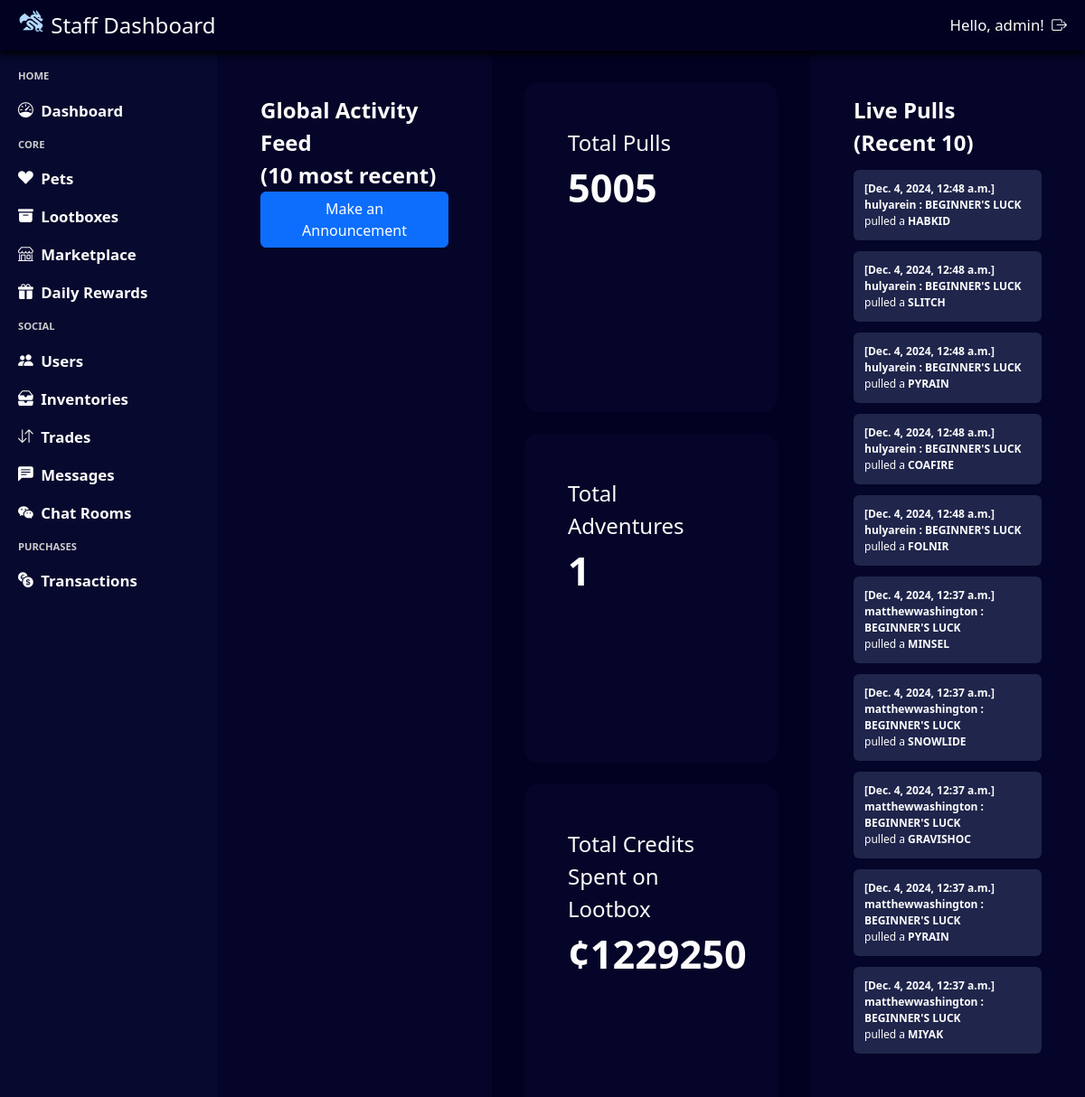
The page /staff/dashboard/ (signed in) on the database as committed earlier.
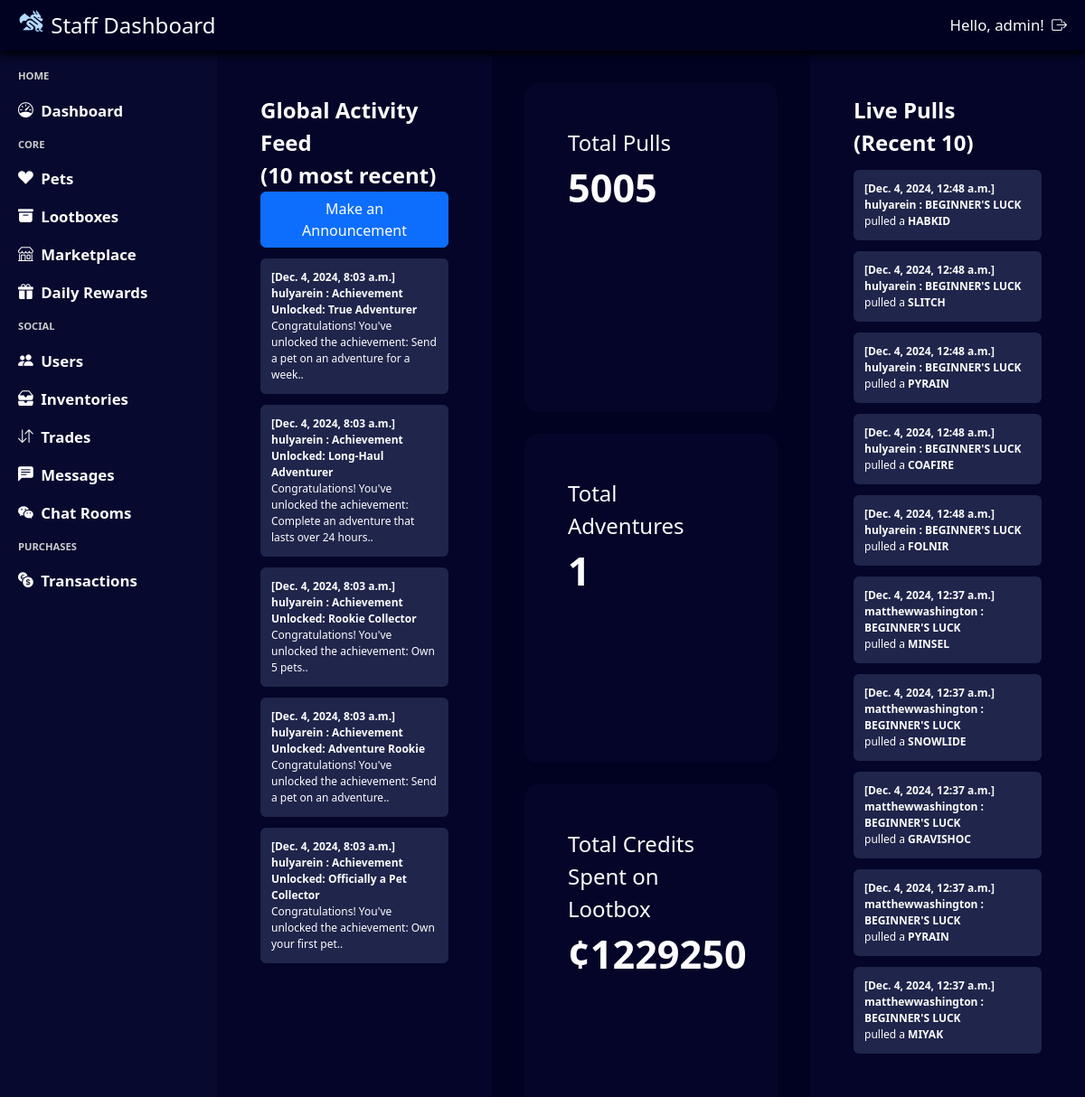
The same page on the database as committed later.
### notification/models.py (models this page shows)
class Notification(models.Model):
    class Status(models.TextChoices):
        unread = "Unread"
        read = "Read"
    user = models.ForeignKey(User, on_delete=models.CASCADE)
    notif_status = models.TextField(choices=Status.choices, default=Status.unread)
    title = models.CharField(max_length=255)
    text = models.TextField()
    created_at = models.DateTimeField(default=timezone.now)
    claim_coins = models.IntegerField(default=0)
    link = models.URLField(max_length=255, blank=True, null=True)

### admin_system/views.py (the view)
# urls.py: path('dashboard/', views.dashboard_view, name='staff_dashboard'),
@login_required(login_url='admin_login')
@user_passes_test(login_url='admin_login', test_func=is_staff)
def dashboard_view(request):
    total_pulls = Pull.objects.count()
    total_adventures = Adventure.objects.count()
    total_money_spent_lootbox = Pull.objects.aggregate(total_cost=Sum('lootbox_id__rate_cost'))['total_cost'] or 0
    total_money_spent_marketplace = Purchase.objects.filter(sale__is_active=False).aggregate(total_cost=Sum('sale__cost'))['total_cost'] or 0
    total_money_spent_transactions = Transaction.objects.filter(status='SUCCESS', transaction_type='BUY').aggregate(total_cost=Sum('total_changes'))['total_cost'] or 0
    total_sales_transactions = Transaction.objects.filter(status='SUCCESS', transaction_type='BUY').count()
    total_users = User.objects.count()
    notifications_list = Notification.objects.all().order_by('-created_at')
    pull_pets = PullPet.objects.select_related('pull_id').order_by('-pull_id__date_created')[:10]
    pull_pets_data = pull_pets.values('pull_id__user_id__username' , "pet_id__pet_species", 'pull_id', 'pull_id__lootbox_id__lootbox_name','pet_id', 'pull_id__date_created')
    print(pull_pets_data)
    context = {
        'notifications_list' : notifications_list[0:10],
        'total_pulls': total_pulls,
        'total_adventures': total_adventures,
        'total_money_spent_lootbox': total_money_spent_lootbox,
        'total_money_spent_marketplace': total_money_spent_marketplace,
        'total_money_spent_transactions': total_money_spent_transactions,
        'total_sales_transactions': total_sales_transactions,
        'total_users': total_users,
        'pulls_list' : pull_pets_data
    }
    return render(request, 'staff_dashboard.html', context)

### admin_system/views.py (called while the page is built)
def is_staff(user):
    return user.is_staff

### base_template/context_processor.py (called while the page is built)
def profile_context(request):
    if request.user.is_authenticated:
        try:
            profile = Profile.objects.get(user = request.user)
            return {'navbar_profile': profile}
        except Profile.DoesNotExist:
            return {'navbar_profile': None}
    return {'navbar_profile': None}

### notification/context_processor.py (called while the page is built)
def notification_context(request):
    if request.user.is_authenticated:
        notifications = Notification.objects.filter(user=request.user, notif_status=Notification.Status.unread).count()
        return {'notifications': notifications}
    return {'notifications': 0}

### admin_system/templates/staff_dashboard.html (shortened to what this page needs)
{% extends "staff_template.html" %}
{% load static %}
{% block css %}
    <link rel="stylesheet" href="{% static 'staff_dashboard.css' %}"/>
{% endblock %}
{% block content %}
<div class="staff-dashboard-container">
    <div class="staff-dashboard-activity">
        Global Activity Feed <br>
        (10 most recent)
        <button class="btn btn-primary" data-toggle="modal" data-target="#announcementModal">Make an Announcement</button>
        <div class = "staff-dashboard-activity-container">
        {% for notification in notifications_list %}
            <div class = "staff-dashboard-activity-item">
                <div class="staff-dashboard-activity-item-date">
                    [{{ notification.created_at }}]
                </div>
                <div class="staff-dashboard-activity-item-title">
                    {{ notification.user.username}} :  {{ notification.title }}
                </div>
                <div class="staff-dashboard-activity-item-text">
                    {{ notification.text }}
                </div>
            </div>
        {% endfor %}
        </div>
    </div>
    <div class="staff-dashboard-statistics">
        <div class="staff-dashboard-statistics-item">
            <div class="staff-dashboard-statistics-item-title">
                Total Pulls
            </div>
            <div class="staff-dashboard-statistics-item-value">
                {{ total_pulls }}
            </div>
        </div>
        <div class="staff-dashboard-statistics-item">
            <div class="staff-dashboard-statistics-item-title">
                Total Adventures
            </div>
            <div class="staff-dashboard-statistics-item-value">
                {{ total_adventures }}
            </div>
        </div>
        <div class="staff-dashboard-statistics-item">
            <div class="staff-dashboard-statistics-item-title">
                Total Credits Spent on Lootbox
            </div>
            <div class="staff-dashboard-statistics-item-value">
                ¢{{ total_money_spent_lootbox }}
            </div>
        </div>
    </div>
    <div class="staff-dashboard-pulls">
        Live Pulls (Recent 10)
        <div class = "staff-dashboard-pulls-container">
        {% for pull in pulls_list %}
            <div class = "staff-dashboard-pulls-item">
                <div class="staff-dashboard-pulls-item-date">
                    [{{ pull.pull_id__date_created }}]
                </div>
                <div class="staff-dashboard-pulls-item-title">
                    {{ pull.pull_id__user_id__username }} : {{ pull.pull_id__lootbox_id__lootbox_name }}
                </div>
                <div class="staff-dashboard-pulls-item-text">
                    pulled a <strong> {{ pull.pet_id__pet_species }} </strong>
                </div>
            </div>
        {% endfor %}
    </div>
</div>
{% endblock %}

Rows that differ between the two databases and show on the page:
added Notification: created_at "Dec. 4, 2024, 8:03 a.m.", user.username "hulyarein", title "Achievement Unlocked: True Adventurer", text "Congratulations! You've unlocked the achievement: Send a pet on an adventure for a week.."
added Notification: created_at "Dec. 4, 2024, 8:03 a.m.", user.username "hulyarein", title "Achievement Unlocked: Long-Haul Adventurer", text "Congratulations! You've unlocked the achievement: Complete an adventure that lasts over 24 hours.."
added Notification: created_at "Dec. 4, 2024, 8:03 a.m.", user.username "hulyarein", title "Achievement Unlocked: Rookie Collector", text "Congratulations! You've unlocked the achievement: Own 5 pets.."
added Notification: created_at "Dec. 4, 2024, 8:03 a.m.", user.username "hulyarein", title "Achievement Unlocked: Adventure Rookie", text "Congratulations! You've unlocked the achievement: Send a pet on an adventure.."
added Notification: created_at "Dec. 4, 2024, 8:03 a.m.", user.username "hulyarein", title "Achievement Unlocked: Officially a Pet Collector", text "Congratulations! You've unlocked the achievement: Own your first pet.."
